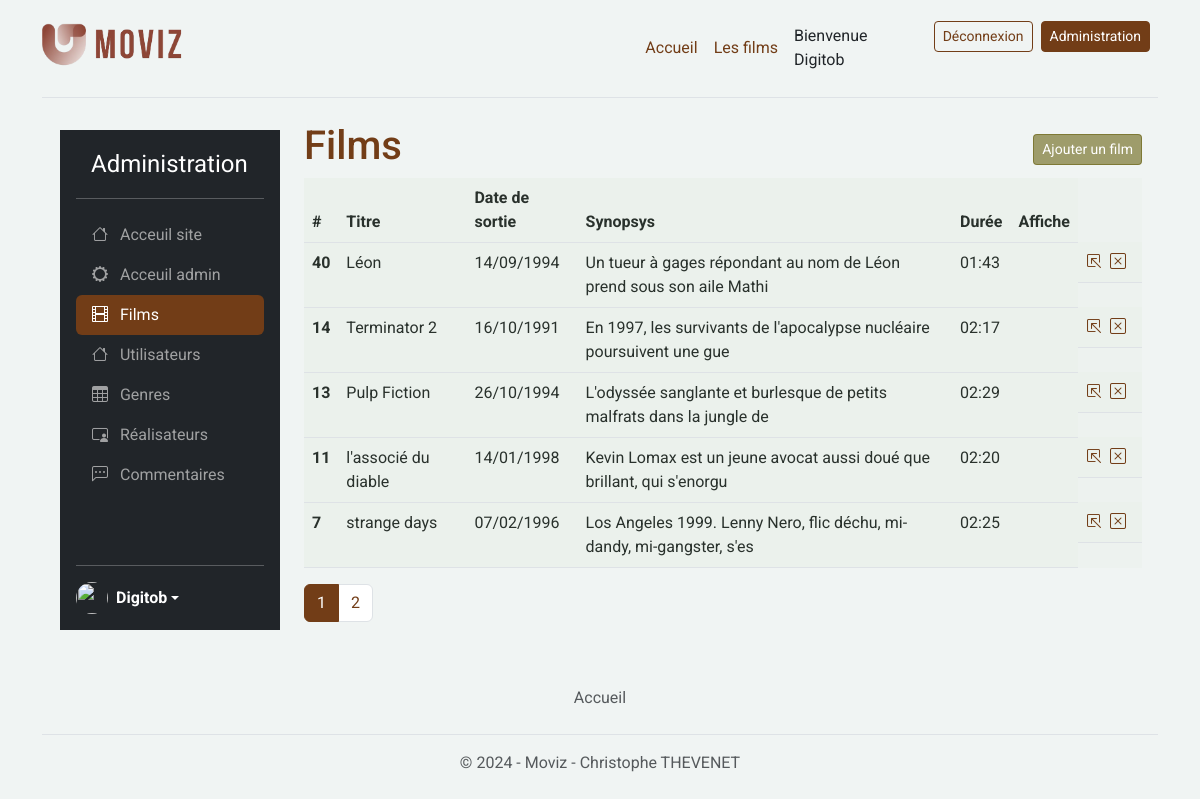
/index.php?controller=admin&action=movies (signed in), run on the app's committed database.
### tables this page shows
CREATE TABLE `movie` (
  `id` int(11) NOT NULL,
  `name` varchar(255) NOT NULL,
  `release_year` datetime NOT NULL,
  `synopsys` longtext NOT NULL,
  `duration` time DEFAULT NULL,
  `image_name` varchar(255) DEFAULT NULL,
  `image_size` int(11) DEFAULT NULL,
  `updated_at` datetime DEFAULT NULL COMMENT '(DC2Type:datetime_immutable)'
);

### index.php (called while the page is built, shortened)
<?php
$controller = new Controller();
$controller->route();

### App/Security/Security.php (called while the page is built, shortened)
<?php
class Security
{
    public static function navigateTo(string $controller, string $action): string
    {
        return 'index.php?controller=' . $controller . '&action=' . $action;
    }
}

### App/Db/Mysql.php (called while the page is built, shortened)
<?php
class Mysql
{
    private $db_name;
    private $db_user;
    private $db_password;
    private $db_port;
    private $db_host;
    private $pdo = null;
    private static $_instance = null;
    private function __construct()
    {
        if (_DB_PORT_ !== null) {
            $this->db_port = _DB_PORT_;
        }
        if  (_DB_HOST_ !== null) {
            $this->db_host = _DB_HOST_;
        }
    }
    public static function getInstance():self
    {
        if (is_null(self::$_instance)) {
            self::$_instance = new Mysql();
        }
        return self::$_instance;
    }
    public function getPDO():\PDO
    {
        if (is_null($this->pdo)) {
            $this->pdo = new \PDO('mysql:dbname=' . $this->db_name . ';charset=utf8;host=' . $this->db_host.':'.$this->db_port, $this->db_user, $this->db_password);
        }
        return $this->pdo;
    }
}

### App/Repository/Repository.php (called while the page is built, shortened)
<?php
class Repository
{
    public function __construct()
    {
        $mysql = Mysql::getInstance();
        $this->pdo = $mysql->getPDO();
    }
}

### App/Repository/MovieRepository.php (called while the page is built, shortened)
<?php
class MovieRepository extends Repository
{
    public function findAll(int $limit = null, int $page = null): array|bool
    {
        $sql = "SELECT * FROM movie ORDER BY movie.id DESC";
        if ($limit && $page) {
            $sql .= " LIMIT :offest, :limit";
        }
        $query = $this->pdo->prepare($sql);
        if ($limit) {
            $query->bindValue(":limit", $limit, PDO::PARAM_INT);
        }
        if ($page) {
            $offset = ($page - 1) * $limit;
            $query->bindValue(":offest", $offset, PDO::PARAM_INT);
        }
        $query->execute();
        $movies = $query->fetchAll($this->pdo::FETCH_ASSOC);
        $moviesArray = [];
        if ($movies) {
            foreach ($movies as $movie) {
                $moviesArray[] = Movie::createAndHydrate($movie);
            }
            return $moviesArray;
        } else {
            return false;
        }
    }
    public function getTotalMovie(): int|bool
    {
        $query = $this->pdo->prepare("SELECT COUNT(*) as total FROM movie");
        $query->execute();
        $result = $query->fetch(PDO::FETCH_ASSOC);
        return $result['total'];
    }
}

### App/Entity/Entity.php (called while the page is built, shortened)
<?php
class Entity
{
    public static function createAndHydrate(array $data): static
    {
        $entity = new static();
        $entity->hydrate($data);
        return $entity;
    }
    public function hydrate(array $data)
    {
        if (count($data) > 0) {
            foreach ($data as $key => $value) {
                $methodName = 'set' . StringTools::toPascalCase($key);
            }
        }
    }
}

### App/Tools/StringTools.php (called while the page is built, shortened)
<?php
class StringTools
{
    public static function toCamelCase(string $value, $pascalCase = false): string
    {
        $value = ucwords(str_replace(array('-', '_'), ' ', $value));
        $value = str_replace(' ', '', $value);
        if ($pascalCase === false) {
            return lcfirst($value);
        } else {
            return $value;
        }
    }
    public static function toPascalCase(string $value): string
    {
        return self::toCamelCase($value, true);
    }
}

### App/Entity/Movie.php (called while the page is built, shortened)
<?php
class Movie extends Entity
{
    protected ?int $id = null;
    protected ?string $name = '';
    protected ?string $synopsys = '';
    protected ?string $releaseYear;
    protected ?string $duration;
    public function getId(): ?int
    {
        return $this->id;
    }
    public function setId(?int $id): self
    {
        $this->id = $id;
        return $this;
    }
    public function getName(): ?string
    {
        return $this->name;
    }
    public function setName(?string $name): self
    {
        $this->name = $name;
        return $this;
    }
    public function getSynopsys(): ?string
    {
        return $this->synopsys;
    }
    public function setSynopsys(?string $synopsys): self
    {
        $this->synopsys = $synopsys;
        return $this;
    }
    public function getReleaseYear(): ?string
    {
        return $this->releaseYear;
    }
    public function setReleaseYear(string $releaseYear): self
    {
        $this->releaseYear = $releaseYear;
        return $this;
    }
    public function getDuration(): string
    {
        return $this->duration;
    }
    public function setDuration(string $duration): self
    {
        $this->duration = $duration;
        return $this;
    }
    public function setImageName(?string $imageName): self
    {
        return $this;
    }
}

### App/Tools/DateFrench.php (called while the page is built, shortened)
<?php
class DateFrench
{
    public static function  formatDateAdimInFrench($date)
    {
        $dateTimestamp = strtotime($date);
        $formatter = new IntlDateFormatter('fr_FR', IntlDateFormatter::SHORT, IntlDateFormatter::NONE);
        return $formatter->format($dateTimestamp);
    }
    public static function  formatHourInFrench($date)
    {
        $dateTimestamp = strtotime($date);
        $formatter = new IntlDateFormatter('fr_FR', IntlDateFormatter::NONE, IntlDateFormatter::SHORT);
        return $formatter->format($dateTimestamp);
    }
}

### templates/admin/movies-list.php (the view, shortened to what this page needs)
<?php
require_once dirname(__DIR__) . "/header.php";
if (isset($_GET["pages"])) {
    $pages = (int)$_GET["pages"];
} else {
    $pages = 1;
}
$movieRepository = new MovieRepository();
$totalMovies = $movieRepository->getTotalMovie();
$totalPages = ceil($totalMovies / _ADMIN_ITEM_PER_PAGE_);
?>
<section class="w-100 mx-3">
    <div class="admin-title-button">
        <h1>Films</h1>
        <a href="<?= Security::navigateTo('admin', 'movie') ?>">
            <button type="button" class="btn btn-secondary btn-sm">Ajouter un film</button>
        </a>
    </div>
    <table class="table">
        <thead>
            <tr>
                <th scope="col">#</th>
                <th scope="col">Titre</th>
                <th scope="col">Date de sortie</th>
                <th scope="col">Synopsys</th>
                <th scope="col">Durée</th>
                <th scope="col">Affiche</th>
            </tr>
        </thead>
        <tbody>
            <?php foreach ($movies as $movie) {
                $movieDate = $movie->getReleaseYear();
                $movieDateFormated = DateFrench::formatDateAdimInFrench($movieDate);
                $movieDuration = $movie->getDuration();
                $movieDurationFormated = DateFrench::formatHourInFrench($movieDuration);
                 ?>
                <tr>
                    <th scope="row"><?= $movie->getId() ?></th>
                    <td><?= $movie->getName() ?></td>
                    <td><?= $movieDateFormated ?></td>
                    <td><?= substr($movie->getSynopsys(), 0, 70) ?></td>
                    <td><?= $movieDurationFormated ?></td>
                    <td><img src="<?= $movie->getImagePath()  ?>" alt="" width="30px"></td>
                    <td class="logo-article">
                        <a href="<?= Security::navigateTo('admin', 'movie') ?><?= $movie->getId() ? '&id=' . $movie->getId() : '' ?>" class="nav-link" aria-current="page">
                            <i class="bi bi-box-arrow-in-up-left me-2"></i>
                        </a>
                        <a href="<?= Security::navigateTo('admin', 'movie-delete') ?><?= $movie->getId() ? '&id=' . $movie->getId() : '' ?>" class="nav-link" aria-current="page" onclick="return confirm('Êtes-vous sûr de vouloir supprimer ce film ?')">
                            <i class=" bi bi-x-square me-2"></i>
                        </a>
                    </td>
                </tr>
            <?php } ?>
        </tbody>
    </table>
    <?php if ($totalPages > 1) { ?>
        <nav aria-label="Page navigation example">
            <ul class="pagination">
                <?php for ($i = 1; $i <= $totalPages; $i++) { ?>
                    <li class="page-item <?= ($i === $pages) ? "active" : '' ?>">
                        <a class="page-link" href="?controller=admin&action=movies&pages=<?= $i; ?>"><?= $i ?></a>
                    </li>
                <?php } ?>
            </ul>
        </nav>
    <?php } ?>
</section>
<?php
require_once dirname(__DIR__) . "/footer.php";
?>

### data on the page
movie: id "40", name "Léon", release_year "14/09/1994", synopsys "Un tueur à gages répondant au nom de Léon prend sous son aile Mathi", duration "01:43"
movie: id "14", name "Terminator 2", release_year "16/10/1991", synopsys "En 1997, les survivants de l'apocalypse nucléaire poursuivent une gue", duration "02:17"
movie: id "13", name "Pulp Fiction", release_year "26/10/1994", synopsys "L'odyssée sanglante et burlesque de petits malfrats dans la jungle de", duration "02:29"
movie: id "11", name "l'associé du diable", release_year "14/01/1998", synopsys "Kevin Lomax est un jeune avocat aussi doué que brillant, qui s'enorgu", duration "02:20"
movie: id "7", name "strange days", release_year "07/02/1996", synopsys "Los Angeles 1999. Lenny Nero, flic déchu, mi-dandy, mi-gangster, s'es", duration "02:25"

### other printed values
$userNickname "Digitob"
